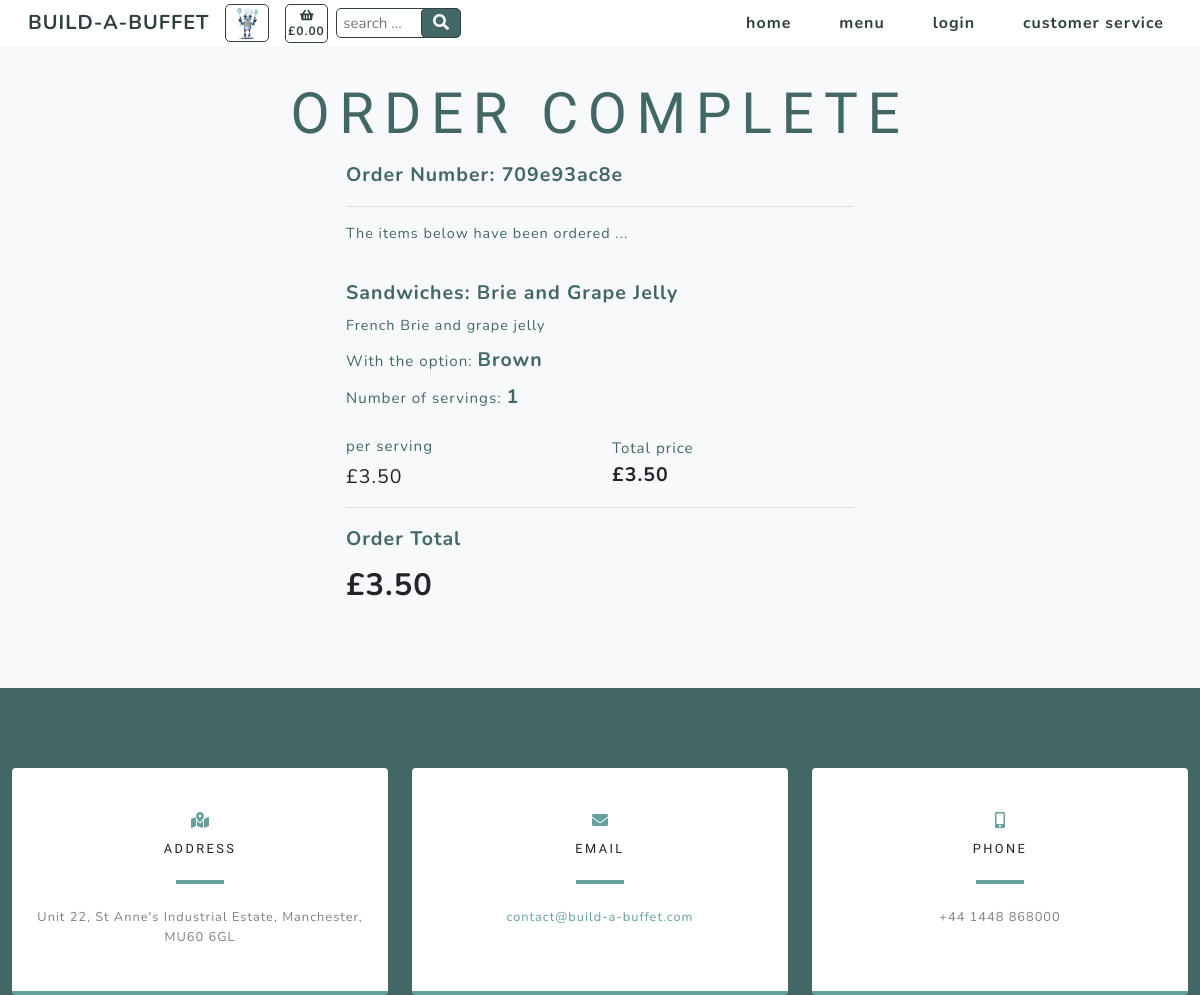
/checkout/order_success/709e93ac8e, run on the app's committed database.
### checkout/models.py (models this page shows, shortened)
class Order(models.Model):
    customer_name = models.CharField(max_length=50, null=False, blank=False)
    order_number = models.CharField(max_length=32, null=False, editable=False)
    cookie = models.CharField(max_length=32, null=False, editable=False)
    full_name = models.CharField(max_length=50, null=False, blank=False)
    email = models.EmailField(max_length=254, null=False, blank=False)
    phone_number = models.CharField(max_length=20, null=False, blank=False)
    country = CountryField(blank_label='Country *', null=False, blank=False)
    postcode = models.CharField(max_length=20, null=True, blank=True)
    town_or_city = models.CharField(max_length=40, null=False, blank=False)
    street_address1 = models.CharField(max_length=80, null=False, blank=False)
    street_address2 = models.CharField(max_length=80, null=True, blank=True)
    county = models.CharField(max_length=80, null=True, blank=True)
    date = models.DateTimeField(auto_now_add=True)
    delivery_cost = models.DecimalField(max_digits=6, decimal_places=2, null=False, default=0)
    order_total = models.DecimalField(max_digits=10, decimal_places=2, null=False, default=0)
    grand_total = models.DecimalField(max_digits=10, decimal_places=2, null=False, default=0)

class Order_items(models.Model):
    class Meta:
        verbose_name_plural = 'Order_items'
    order_number = models.CharField(max_length=32, null=False, editable=False)
    cookie = models.DecimalField(max_digits=8, decimal_places=0)
    item_number = models.DecimalField(max_digits=9999, decimal_places=0)
    category = models.CharField(max_length=254)
    name = models.CharField(max_length=254)
    servings = models.DecimalField(max_digits=3, decimal_places=0)
    option = models.CharField(max_length=254)
    total_price = models.DecimalField(max_digits=6, decimal_places=2, null=True, blank=True)

### products/models.py (models this page shows, shortened)
class Product(models.Model):
    category = models.ForeignKey('Category', null=True,
                                 on_delete=models.SET_NULL)
    id_no = models.CharField(max_length=254, null=True)
    name = models.CharField(max_length=254)
    description = models.CharField(max_length=254)
    price = models.DecimalField(max_digits=6, decimal_places=2)
    range = models.CharField(max_length=254, null=True)

class Options(models.Model):
    class Meta:
        verbose_name_plural = 'Options'
    category = models.ForeignKey('Category', null=True, blank=True,
                                 on_delete=models.SET_NULL)
    id_no = models.CharField(max_length=254, null=True)
    option1 = models.CharField(max_length=24)
    option2 = models.CharField(max_length=24)
    option3 = models.CharField(max_length=24)

### checkout/views.py (the view)
# urls.py: path('order_success/<order_number>', views.order_success, name='order_success'),
def order_success(request, order_number):
    order = get_object_or_404(Order, order_number=order_number)
    orders = Order.objects.filter(order_number=order_number)
    order_items = Order_items.objects.filter(order_number=order_number)
    products = Product.objects.all()
    options = Options.objects.all()
    context = {
        'order': order,
        'order_items': order_items,
        'orders': orders,
        'products': products,
        'options': options,
    }
    return render(request, 'checkout/order_success.html', context)

### basket/contexts.py (called while the page is built)
def basket_context(request):
    cookie_key = settings.COOKIE_KEY
    try:
        cookie = request.COOKIES[cookie_key]
        basket_total = Basket.objects.filter(cookie=cookie).aggregate(Sum('total_price'))
        if basket_total['total_price__sum'] is None:
            basket_total = ""
    except KeyError:
        basket_total = ""
        cookie = 99999999
    context = {
            'cookie': cookie,
            'cookie_key': cookie_key,
            'basket_total': basket_total,
        }
    return context

### checkout/templates/checkout/order_success.html (shortened to what this page needs)
{% extends "base.html" %}
{% load static %}
{% block content %}
    <section class="products-section bg-light" id="products">
        <div class="container">
            <div class="row justify-content-center no-gutters">
                <div class="col-xl-12">
                    <h1 class="product-text-one mx-auto text-uppercase text-center flex-margin-b text-blue">Order Complete</h1>
                </div>
                <div class="col-12 col-lg-6 order-lg-last">
                    <div class="text-center h-100 project">
                        <div class="d-flex h-100">
                            <div class="product-container w-100 mt-0 text-center text-xl-left">
                                <div class="product-text-two mx-auto flex-margin-b text-blue bold">
                                    Order Number: {{ order.order_number }}
                                </div>
                                <hr>
                                <div class="product-text-three mx-auto flex-margin-b text-blue">
                                    The items below have been ordered ...
                                </div>
                                <br>
                                {% for item in order_items %}
                                    <div class="product-text-two mx-auto mb-2 text-blue bold">
                                        {{ item.category.title }}: {{ item.name }}
                                    </div>
                                    {% for product in products %}
                                        {% if product.name == item.name %}
                                            <div class="product-text-three mx-auto mb-2 text-blue">
                                                {{ product.description }}
                                            </div>
                                        {% endif %}
                                    {% endfor %}
                                    <div class="text-blue text-xs mb-2">With the option:
                                        {% if item.option == "selected-two" %}
                                            {% for option in options %}
                                                <span class="text-blue product-text-two mb-2 bold">
                                                    {{ option.option2.title }}
                                                </span>
                                            {% endfor %}
                                        {% endif %}
                                    </div>
                                    <div class="text-blue text-xs mb-4">Number of servings:
                                        <span id="servings" class="text-blue product-text-two mb-2 bold">
                                            {{ item.servings }}
                                        </span>
                                    </div>
                                    <div class="row">
                                        <div class="col-6 my-auto">
                                            {% for product in products %}
                                                {% if product.name == item.name %}
                                                    <div class="text-blue text-xs">
                                                        per serving
                                                    </div>
                                                    <div class="product-text-two mt-1">
                                                        £{{ product.price }}
                                                    </div>
                                                {% endif %}
                                            {% endfor %}
                                        </div>
                                        <div class="col-6 my-auto">
                                            <div class="text-blue text-xs">
                                                Total price
                                            </div>
                                            <div class="product-text-two bold">
                                                £{{ item.total_price }}
                                            </div>
                                        </div>
                                    </div>
                                    <hr>
                                {% endfor %}
                                <div class="col-12 col-lg-4 my-auto pl-0">
                                    <div class="product-text-two mx-auto mb-2 text-blue bold">
                                        Order Total
                                    </div>
                                    {% for order in orders %}
                                        <div class="product-text-header bold">
                                            £{{ order.order_total|floatformat:"2" }}
                                        </div>
                                    {% endfor %}
                                </div>
                            </div>
                        </div>
                    </div>
                </div>
            </div>
        </div>
    </section>
{% include 'includes/contact.html' %}
{% endblock %}

### data on the page
Order: order_number "709e93ac8e", order_total "3.50"
Order_items: category "Sandwiches", name "Brie and Grape Jelly", servings "1", total_price "3.50"
Product: description "French Brie and grape jelly", price "3.50"
Options: option2 "Brown"
